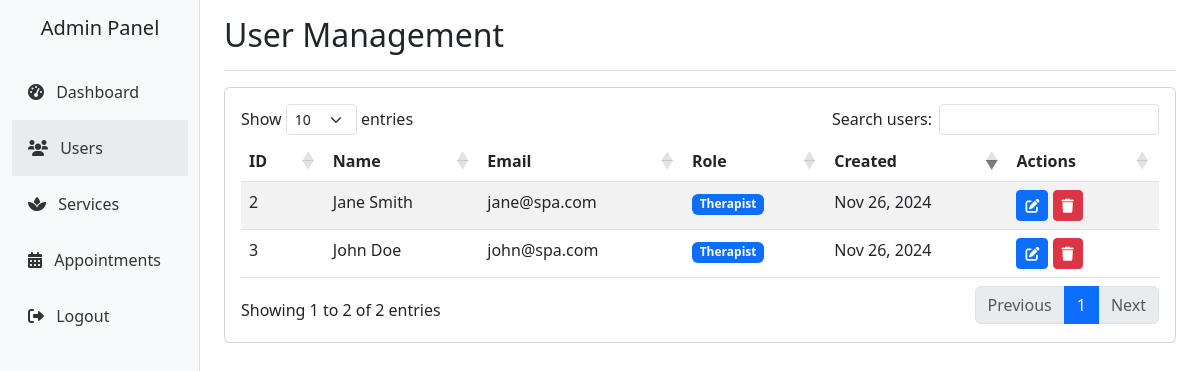
The page /admin/users.php (signed in) on the database its author committed.
### tables this page shows
CREATE TABLE users (
    id INT AUTO_INCREMENT PRIMARY KEY,
    fullname VARCHAR(100) NOT NULL,
    email VARCHAR(100) NOT NULL UNIQUE,
    phone VARCHAR(20) NOT NULL,
    password VARCHAR(255) NOT NULL,
    role ENUM('customer', 'therapist', 'admin') NOT NULL,
    created_at TIMESTAMP DEFAULT CURRENT_TIMESTAMP,
    updated_at TIMESTAMP DEFAULT CURRENT_TIMESTAMP ON UPDATE CURRENT_TIMESTAMP
);

### public/admin/users.php (the view, shortened to what this page needs)
<?php
$database = new Database();
$conn = $database->getConnection();
$stmt = $conn->prepare("
    SELECT id, fullname, email, role, created_at
    FROM users
    WHERE role != 'admin'
    ORDER BY created_at DESC
");
$stmt->execute();
$users = $stmt->get_result()->fetch_all(MYSQLI_ASSOC);
?>
<!DOCTYPE html>
<html lang="en">
<head>
    <link href="https://cdn.jsdelivr.net/npm/bootstrap@5.3.0/dist/css/bootstrap.min.css" rel="stylesheet">
    <link rel="stylesheet" href="https://cdnjs.cloudflare.com/ajax/libs/font-awesome/6.0.0/css/all.min.css">
    <link rel="stylesheet" href="https://cdn.datatables.net/1.11.5/css/dataTables.bootstrap5.min.css">
</head>
<body>
    <div class="container-fluid">
        <div class="row">
            <nav class="col-md-3 col-lg-2 d-md-block bg-light sidebar collapse">
                <div class="position-sticky pt-3">
                    <div class="text-center mb-4">
                        <h5>Admin Panel</h5>
                    </div>
                    <ul class="nav flex-column">
                        <li class="nav-item">
                            <a class="nav-link" href="dashboard.php">
                                <i class="fas fa-tachometer-alt me-2"></i>
                                Dashboard
                            </a>
                        </li>
                        <li class="nav-item">
                            <a class="nav-link active" href="users.php">
                                <i class="fas fa-users me-2"></i>
                                Users
                            </a>
                        </li>
                        <li class="nav-item">
                            <a class="nav-link" href="services.php">
                                <i class="fas fa-spa me-2"></i>
                                Services
                            </a>
                        </li>
                        <li class="nav-item">
                            <a class="nav-link" href="appointments.php">
                                <i class="fas fa-calendar-alt me-2"></i>
                                Appointments
                            </a>
                        </li>
                        <li class="nav-item">
                            <a class="nav-link" href="../logout.php">
                                <i class="fas fa-sign-out-alt me-2"></i>
                                Logout
                            </a>
                        </li>
                    </ul>
                </div>
            </nav>
            <main class="col-md-9 ms-sm-auto col-lg-10 px-md-4">
                <div class="d-flex justify-content-between flex-wrap flex-md-nowrap align-items-center pt-3 pb-2 mb-3 border-bottom">
                    <h1 class="h2">User Management</h1>
                </div>
                <div class="card">
                    <div class="card-body">
                        <div class="table-responsive">
                            <table class="table table-striped table-hover" id="usersTable">
                                <thead>
                                    <tr>
                                        <th>ID</th>
                                        <th>Name</th>
                                        <th>Email</th>
                                        <th>Role</th>
                                        <th>Created</th>
                                        <th>Actions</th>
                                    </tr>
                                </thead>
                                <tbody>
                                    <?php foreach ($users as $user): ?>
                                        <tr>
                                            <td><?php echo $user['id']; ?></td>
                                            <td><?php echo htmlspecialchars($user['fullname']); ?></td>
                                            <td><?php echo htmlspecialchars($user['email']); ?></td>
                                            <td>
                                                <span class="badge bg-<?php
                                                    echo $user['role'] === 'therapist' ? 'primary' : 'secondary';
                                                ?>">
                                                    <?php echo ucfirst($user['role']); ?>
                                                </span>
                                            </td>
                                            <td><?php echo date('M j, Y', strtotime($user['created_at'])); ?></td>
                                            <td>
                                                <button type="button"
                                                        class="btn btn-sm btn-primary"
                                                        data-bs-toggle="modal"
                                                        data-bs-target="#editModal<?php echo $user['id']; ?>">
                                                    <i class="fas fa-edit"></i>
                                                </button>
                                                <button type="button"
                                                        class="btn btn-sm btn-danger"
                                                        data-bs-toggle="modal"
                                                        data-bs-target="#deleteModal<?php echo $user['id']; ?>">
                                                    <i class="fas fa-trash"></i>
                                                </button>
                                            </td>
                                        </tr>
                                    <?php endforeach; ?>
                                </tbody>
                            </table>
                        </div>
                    </div>
                </div>
            </main>
        </div>
    </div>
</body>
</html>

### public/admin/users.php (style rules this page uses)
.sidebar { min-height: 100vh; box-shadow: inset -1px 0 0 rgba(0, 0, 0, .1); }
.sidebar .nav-link { color: #333; padding: 1rem; }
.sidebar .nav-link.active { background-color: #e9ecef; }

### rows shown on the page
users: id "2", fullname "Jane Smith", email "jane@spa.com", role "Therapist", created_at "Nov 26, 2024"
users: id "3", fullname "John Doe", email "john@spa.com", role "Therapist", created_at "Nov 26, 2024"
